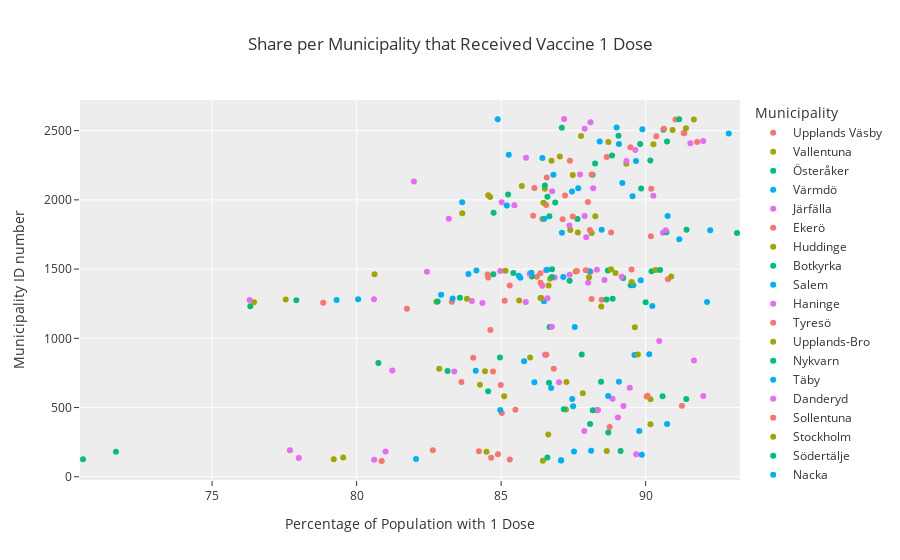

Notebook cell for this chart:
### Markdown cell above
The code above shows the share of the citizens that received dose one split on municipalities and sorted on 'Andel_dos1' (Share dose one). The first five are the ones with the highest share of vaccinated with dose one and last five rows are the ones with the lowest share of vaccinated with dose one.

From what we can see Botkyrka has the lowest numbers of citizens that received dose one with just 70% of the total population in the municipality. On the other hand we have Hammarö that vaccinated 93% of their population with at lest one dose.

In the graph below we can se all municipalities shares of vaccination one in the country. The value for the x-axis is the percent in the municipality that got 1 dose and the value for y is the municipalities ID-number to group the municipalitites by location in the country.

### Code cell
percent_share_dose_one = vaccinated_municipality['Andel_dos1'] * 100

# Create a new dataframe with renamed columns for the plot
data = pd.DataFrame({
    'Share 1 dose %': percent_share_dose_one,
    'Municipality': vaccinated_municipality['KnNamn'],
    'Municipality ID number': vaccinated_municipality['KnKod']
})
fig = px.strip(
    data, 
    x='Share 1 dose %', 
    y='Municipality ID number',
    hover_name='Municipality', 
    title='Share per Municipality that Received Vaccine 1 Dose',
    color='Municipality',
    template='ggplot2',)
fig.update_xaxes(title_text='Percentage of Population with 1 Dose')
fig.write_html("Visualizations/share_1_dose_municipalities.html")
fig.show()
